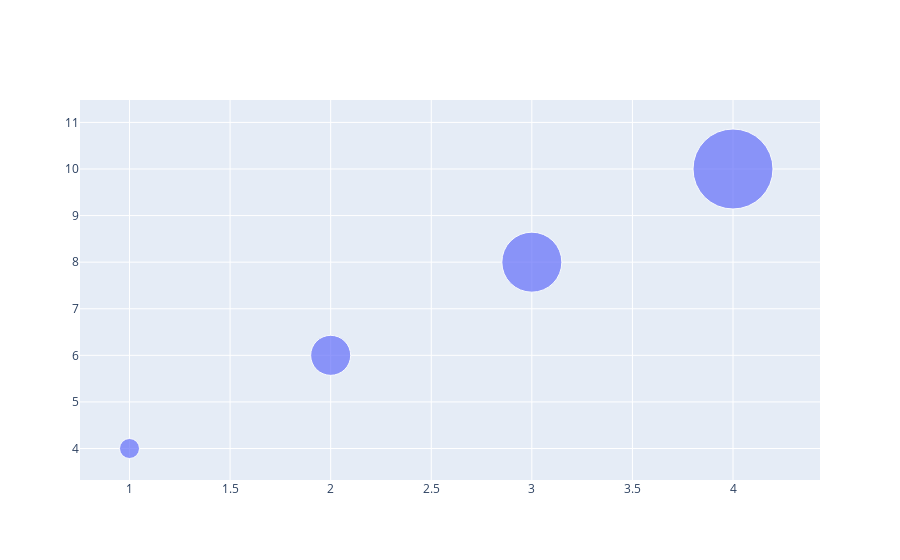

Source (notebook cell):
### Code cell
fig = go.Figure(go.Scatter(x=x, y = y, mode= "markers", marker_size = [20,40,60,80], text= ["P1","P2","P3","P4"]))
fig.show()

### Figure 1 — Plotly figure (JSON) as saved in the notebook; plotly's stock layout.template omitted (floating-point values rounded to 4 significant figures)
{"data": [{"marker": {"size": [20, 40, 60, 80]}, "mode": "markers", "text": ["P1", "P2", "P3", "P4"], "type": "scatter", "x": [1, 2, 3, 4], "y": [4, 6, 8, 10]}], "layout": {}}
